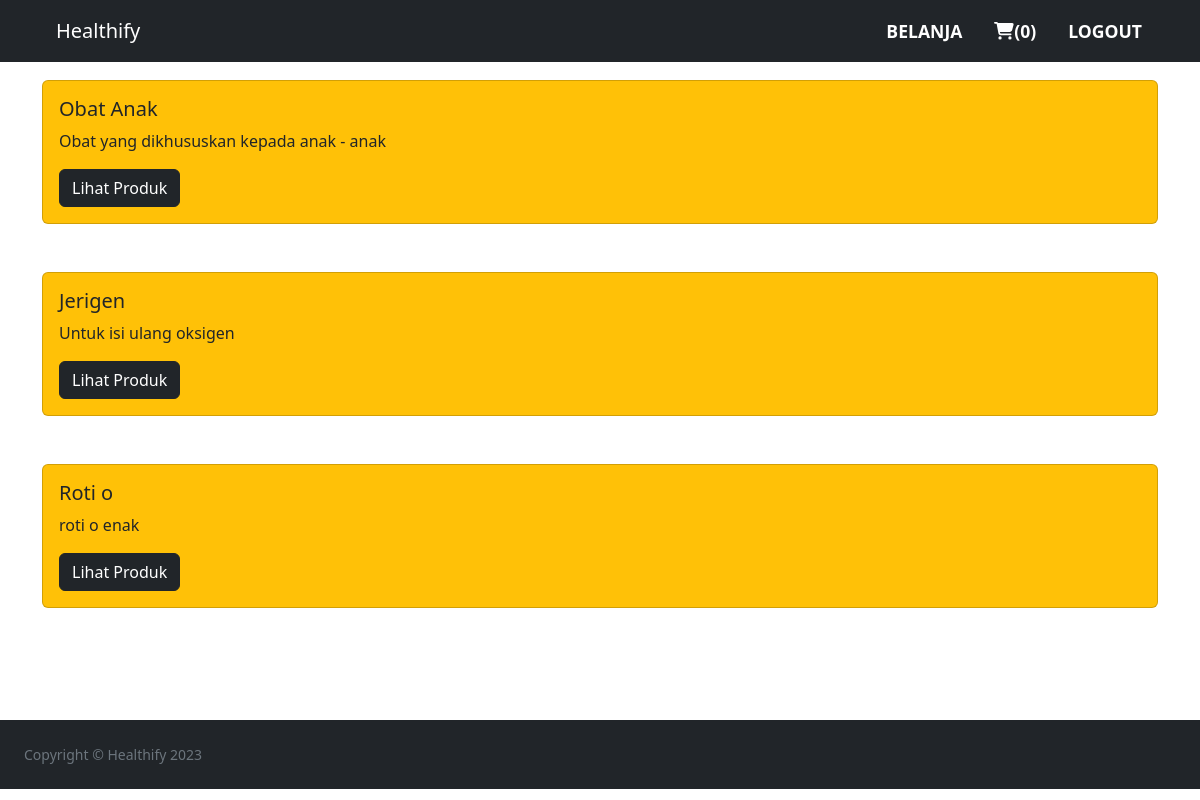
Page /categories.php (signed in) on the committed database.
### tables this page shows
CREATE TABLE `categories` (
  `category_id` int(12) NOT NULL,
  `category_name` varchar(255) NOT NULL,
  `description` text NOT NULL
);

### categories.php (the view, shortened to what this page needs)
<?php include("includes/header.php"); ?>
<?php include("includes/navbar.php"); ?>
<?php
    $query = "SELECT * FROM `categories`";
    $result = mysqli_query($conn, $query) or die(mysqli_error($conn));
?>
<div class="container py-5">
	<div class="py-3">
		<?php
			foreach ($result as $row){
				echo "<div class='card mt-3 mb-5 bg-warning'><div class='card-body'>
					<h5 class='card-title'>${row['category_name']}</h5>
					<p class='card-text'>${row['description']}</p>
					<a href='product.php?category=${row['category_name']}' class='btn btn-dark'>Lihat Produk</a>
				</div>
			</div>";
			}
		?>
	</div>
</div>
<?php include( "includes/footer.php" ); ?>

### rows in the picture
categories: category_name "Obat Anak", description "Obat yang dikhususkan kepada anak - anak"
categories: category_name "Jerigen", description "Untuk isi ulang oksigen"
categories: category_name "Roti o", description "roti o enak"

### other values in the picture
$cartCount "0"
